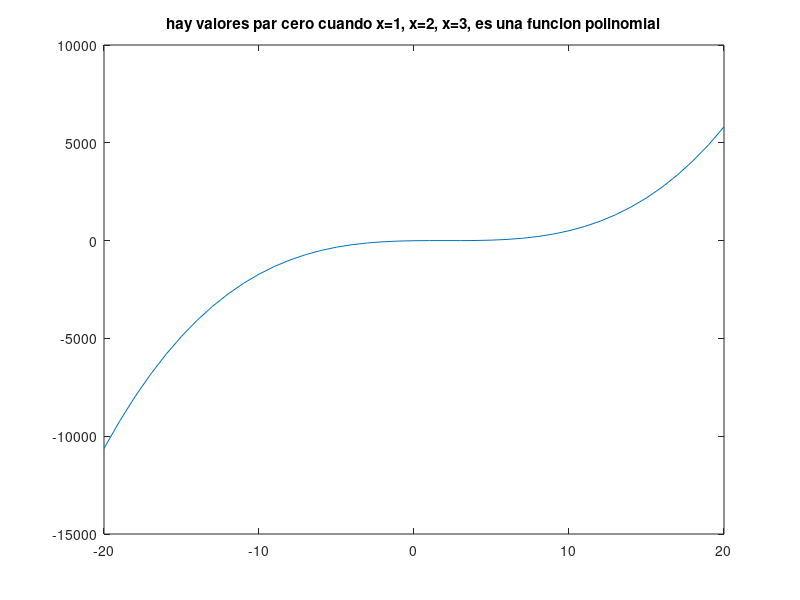

Recreate this plot in MATLAB.
%Octave Script
%Title  :Grafica 6
%Author :Cesar Manrique de Jesus
%Description  :Graficar funcion 
%Date:  202123534
%version  : 6
%notes          :Requiere aplicacion de octave
%

clear

x=-20:1:20
y=((x.^3)-(6.*(x.^2))+(11.*x)-6);
plot (x,y);
title("hay valores par cero cuando x=1, x=2, x=3, es una funcion polinomial");